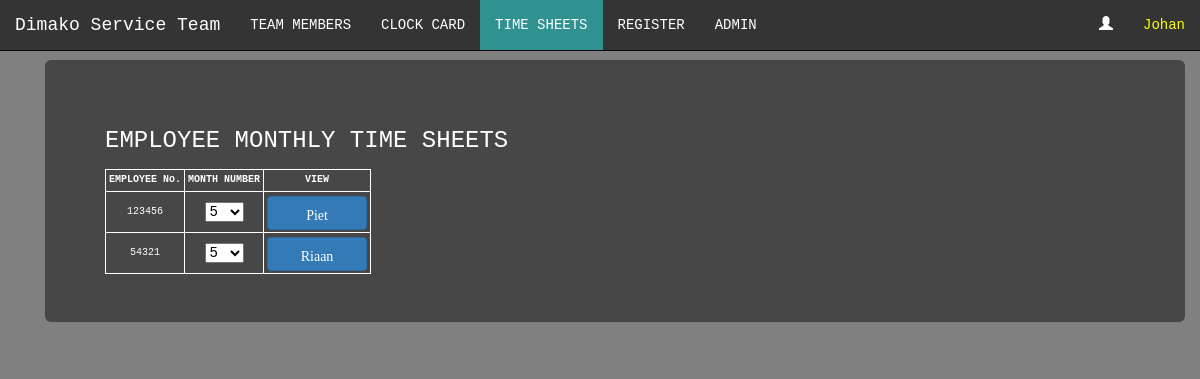
/time_sheets/team (signed in), run on an earlier commit of the app's database.
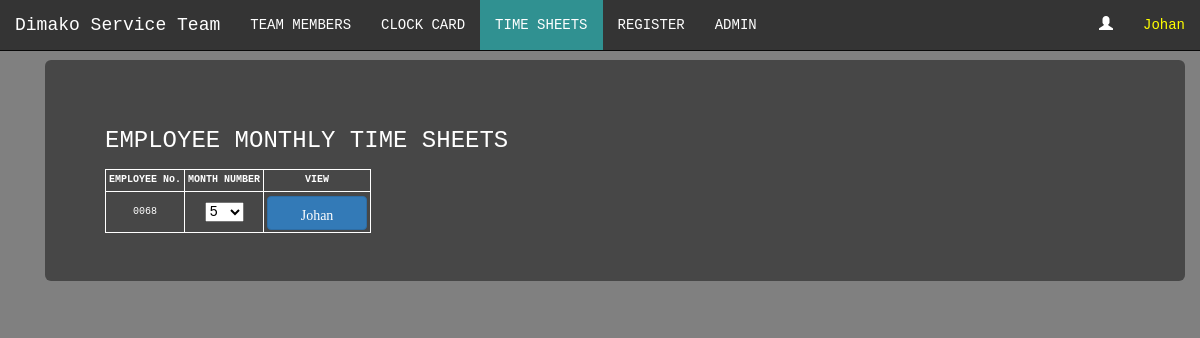
And on a later commit of the database.
### accounts/models.py (models this page shows, shortened)
class UserProfileInfo(models.Model):
    user = models.OneToOneField(User, related_name="main_user", on_delete=models.CASCADE)
    job_title = models.CharField(blank=True, max_length=100)
    department = models.CharField(blank=True, max_length=100)
    profile_pic = models.ImageField(upload_to='profile_pics', blank=True)
    employee_no = models.CharField(max_length=256, blank=True, null=True)
    cell_phone = models.CharField(max_length=256, blank=True, null=True)

### time_sheets/views.py (the view, shortened to what this page needs)
# urls.py: path('team', views.TeamListView.as_view(), name='teamlist')
class TeamListView(View):
    def get(self, request, *args, **kwargs):
        team_members = UserProfileInfo.objects.all()
        pay_month = datetime.today().strftime("%m")
        this_day = datetime.today().strftime("%d")
        if pay_month == "01" and int(this_day) < 20:
            this_month = str(int(datetime.today().strftime("%m")))
        if pay_month != "01" and pay_month != "12":
            this_month = str(int(datetime.today().strftime("%m")) + 1)
        if pay_month == "12":
            this_month = str(int(datetime.today().strftime("%m")))
        return render(request, 'time_sheets/team_list.html', {'team_members': team_members, 'this_month': this_month})

### time_sheets/templates/time_sheets/team_list.html (shortened to what this page needs)
{% extends "base.html" %}
  {% load staticfiles %}
  {% block body_block %}
  <div class="container">
    <div class="jumbotron" id="myjumbotron">
      <h3>EMPLOYEE MONTHLY TIME SHEETS</h3>
      <table>
        <tr>
          <th>EMPLOYEE No.</th>
          <th>MONTH NUMBER</th>
          <th>VIEW</th>
        </tr>
        {% for items in team_members %}
          <tr>
            <td>{{ items.employee_no }}</td>
            <form method="POST">
            <td><select id="work_drop_down" class="" name="this_month" required="">
              <option value="{{ this_month }}">{{ this_month }}</option>
            </td>
              <td><input id="timeSheet" type="submit" class="btn btn-primary glyphicon glyphicon-plus" value="{{ items.user }}" name="thisMember"></td>
            </form>
          </tr>
        {% endfor %}
      </table>
    </div>
  </div>
  {% endblock %}

What changed in the data, as far as the page shows it:
removed UserProfileInfo: employee_no "123456", thisMember "Piet"
removed UserProfileInfo: employee_no "54321", thisMember "Riaan"
added UserProfileInfo: employee_no "0068", thisMember "Johan"
